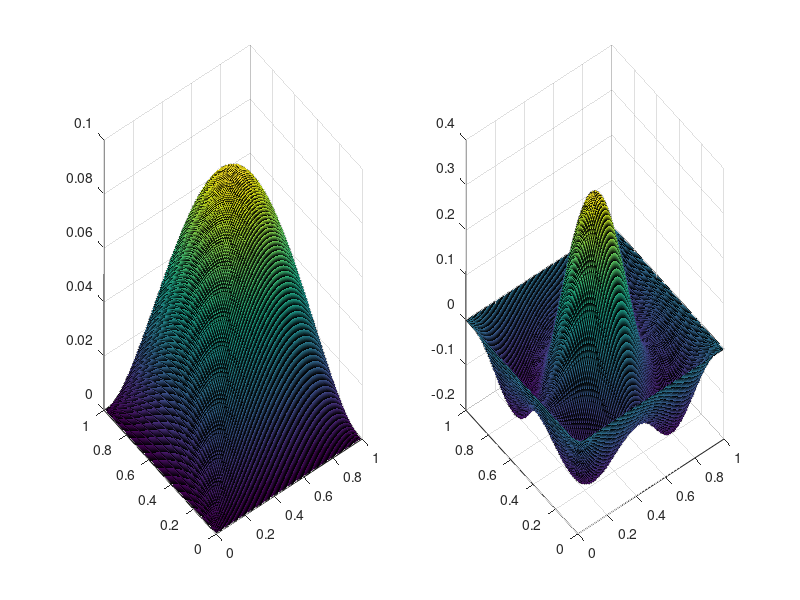

MATLAB code for this plot:
n = 127;
h = 1/(n+1);
funA = @(n,w) (n+1)^2 * gallery('poisson', n) - w^2 * eye(n*n);
g = ones(n*n,1); % Random RHS

% w = 2
A = funA(n, 2);
[L,~] = ilu(sparse(A));
[du1,FLAG1,RELRES1,ITER1,RESVEC1] = gmres(A, g, 20, 1e-6, 300, L);

% w = 100
A2 = funA(n, 10);
[L2,~] = ilu(sparse(A));
[du2,FLAG2,RELRES2,ITER2,RESVEC2] = gmres(A2, g, 20, 1e-6, 300, L2);

% Plotting only
u12d = reshape(du1, [n,n]);
pu1 = padarray(u12d, [1,1], 0);
u22d = reshape(du2, [n,n]);
pu2 = padarray(u22d, [1,1], 0);
[X, Y] = meshgrid(0:1/(n+1):1);

figure;
ax1 = subplot(1,2,1);
ax2 = subplot(1,2,2);
surf(ax1, X, Y, pu1);
surf(ax2, X, Y, pu2);